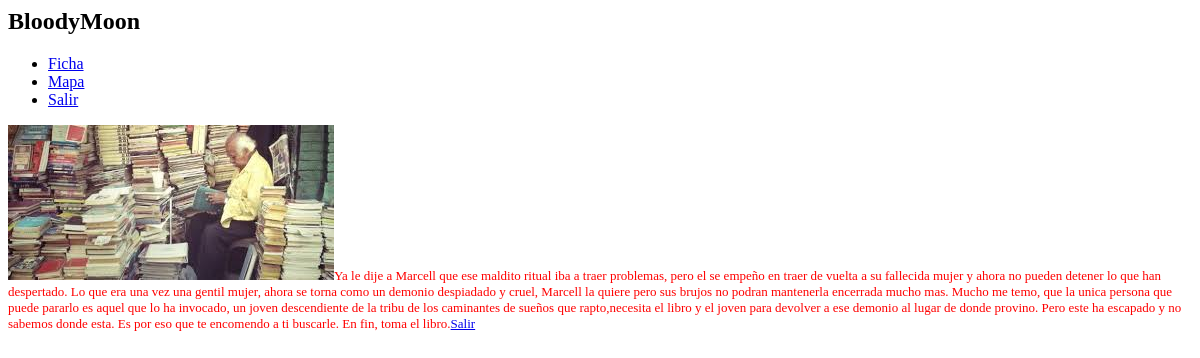
The app's page /libreria_conversacion.php (signed in) with its own data.
### tables this page shows
CREATE TABLE IF NOT EXISTS `actores` (
  `nombre` varchar(11) NOT NULL,
  `charla` text NOT NULL,
  `FUE` int(10) NOT NULL,
  `RES` int(10) NOT NULL,
  `vida` tinyint(2) unsigned NOT NULL,
  `vida_total` int(100) NOT NULL,
  `imagen` text NOT NULL
);

### libreria_conversacion.php (the view, shortened to what this page needs)
<html>
<head>
   <link rel="stylesheet" type="text/css" href="estilo.css" >
<link rel="stylesheet" href="http://code.jquery.com/mobile/1.0a4.1/jquery.mobile-1.0a4.1.min.css" />
</head>
<body>
    <div data-role="page">
    <div data-role="header">
        <h2>BloodyMoon</h2>
	<div data-role="navbar">
   <ul>
      <li><a href="ficha.php" data-icon="grid" >Ficha</a></li>
      <li><a href="mapa.php" data-icon="plus">Mapa</a></li>
      <li><a href="logout.php" data-icon="star">Salir</a></li>
   </ul>
</div>
    </div>
    <?php
if(!isset($_SESSION['uid'])){
    echo "Tienes que estar logeado para ver esta pagina!";
    }else{
					    ?>
    <div data-role="content">
<?php
    $consulta3="SELECT * FROM actores where nombre='librero'";
    $resultado2 = mysql_query($consulta3);
    while ($fila = mysql_fetch_assoc($resultado2)) {
	 echo '<img src="'.$fila["imagen"].'">';
     echo $fila["charla"];
   }
   ?>
<a href="mapa.php" data-role="button" data-mini="true">Salir</a>
       </body>
  <?php
}
?>

### estilo.css (style rules this page uses)
[data-role="content"] { font-size:small;font-style:normal;color:red;text-shadow: none; }

### records on screen
actores: imagen (picture), charla "Ya le dije a Marcell que ese maldito ritual iba a traer problemas, pero el se empeño en traer de vuelta a su fallecida mujer y ahora no pueden detener lo que han despertado. Lo que era una vez una gentil mujer, ahora se torna como un demonio despiadado y cruel, Marcell la quiere pero sus brujos no podran mantenerla encerrada mucho mas. Mucho me temo, que la unica persona que puede pararlo es aquel que lo ha invocado, un joven descendiente de la tribu de los caminantes de sueños que rapto,necesita el libro y el joven para devolver a ese demonio al lugar de donde provino. Pero este ha escapado y no sabemos donde esta. Es por eso que te encomendo a ti buscarle. En fin, toma el libro."
